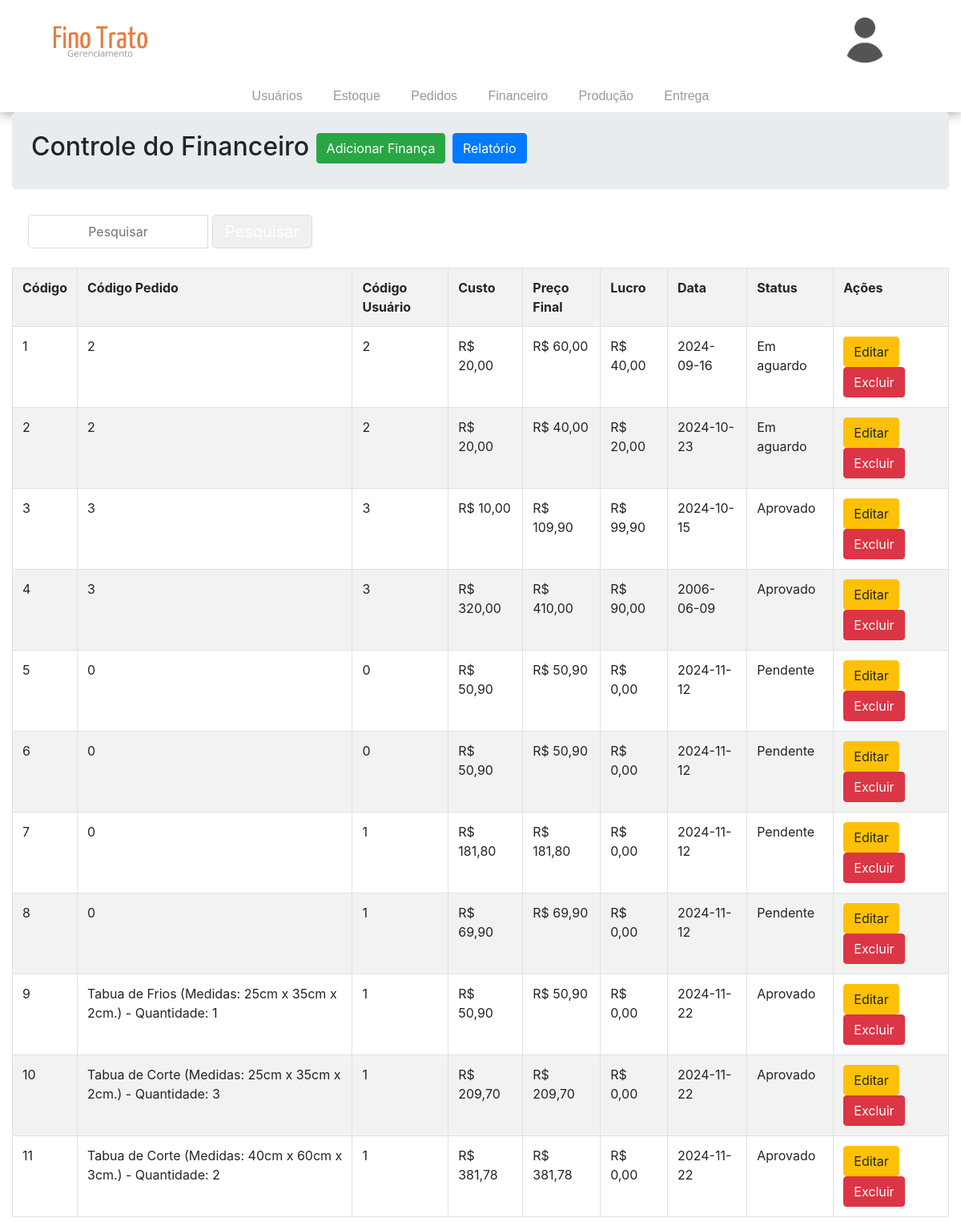
/Fino-Trato/models/financeiro.php (signed in), run on the app's committed database.
### tables this page shows
CREATE TABLE `financeiro` (
  `codigo` int(5) NOT NULL,
  `codPedido` varchar(255) NOT NULL,
  `codUsuario` int(5) NOT NULL,
  `custo` float(8,2) NOT NULL,
  `precoEnd` float(8,2) NOT NULL,
  `lucro` float(8,2) NOT NULL,
  `data` date NOT NULL,
  `status` varchar(20) NOT NULL
);

### Fino-Trato/models/financeiro.php (the view, shortened to what this page needs)
<?php
$conectar = mysqli_connect('localhost', 'root', '', 'finotrato');
$search = '';
?>
<!DOCTYPE html>
<html lang="pt-br">
<head>
    <link rel="stylesheet" type="text/css" href="style/style.css">
    <link rel="stylesheet" href="https://maxcdn.bootstrapcdn.com/bootstrap/4.0.0/css/bootstrap.min.css">
</head>
<body>
    <div class="top">
        <div class="topUp">
            <div class="leftTop">
                <div class="logo">
                    <a href="gerencia.php"><img src="img/adm_logo.png" width=150 height=75></a>
                </div>
            </div>
            <div class="middleTop"></div>
            <div class="rightTop">
                <div class="topUserImg">
                    <a href="perfil.php">
                        <img src="<?php echo isset($_SESSION['imagem']) ? $_SESSION['imagem'] : 'img/lightmdUser.png'; ?>" class="rounded-image">
                    </a>
                </div>
            </div>
        </div>
        <div class="topDown">
            <div class="navigation">
                <a href="usuarios.php">Usuários</a>
                <a href="estoque.php">Estoque</a>
                <a href="pedidos.php">Pedidos</a>
                <a href="financeiro.php">Financeiro</a>
                <a href="producao.php">Produção</a>
                <a href="entrega.php">Entrega</a>
            </div>
        </div>
    </div>
    <div class="container-fluid">
        <div class="row g-3">
            <div class="col md-12">
                <div class="jumbotron p-4">
                    <h2>Controle do Financeiro
                        <button id="addBtn" type="button" class="btn btn-success" data-toggle="modal" data-target="#myModalCadastrar">Adicionar Finança</button>
                        <a href="relatorio.php" class="btn btn-primary">Relatório</a>
                </div>
                <form method="POST" action="">
                    <div class="input-group mb-4 col-md-4">
                        <input class="form-control" name="search" id="exampleDataList" placeholder="Pesquisar" value="<?php echo htmlspecialchars($search); ?>">
                        <button type="submit" class="btn btn-info">Pesquisar</button>
                    </div>
                </form>
                <table class="table table-hover table-bordered table-striped">
                    <tr>
                        <th>Código</th>
                        <th>Código Pedido</th>
                        <th>Código Usuário</th>
                        <th>Custo</th>
                        <th>Preço Final</th>
                        <th>Lucro</th>
                        <th>Data</th>
                        <th>Status</th>
                        <th>Ações</th>
                    </tr>
                    <?php
                    $sql = "SELECT * FROM financeiro WHERE codPedido LIKE '%$search%' OR codUsuario LIKE '%$search%'OR data LIKE '%$search%'";
                    $resultado = mysqli_query($conectar, $sql);
                    while ($linha = mysqli_fetch_assoc($resultado)) {
                        echo "<tr>
                                <td>{$linha['codigo']}</td>
                                <td>{$linha['codPedido']}</td>
                                <td>{$linha['codUsuario']}</td>
                                <td>R$ " . number_format($linha['custo'], 2, ',', '.') . "</td>
                                <td>R$ " . number_format($linha['precoEnd'], 2, ',', '.') . "</td>
                                <td>R$ " . number_format($linha['precoEnd'] - $linha['custo'], 2, ',', '.') . "</td>
                                <td>{$linha['data']}</td>
                                <td>{$linha['status']}</td>
                                <td>
                                    <button class='btn btn-warning' data-toggle='modal' data-target='#myModalEditar' onclick='fillEditModal({$linha['codigo']}, {$linha['codPedido']}, {$linha['codUsuario']}, {$linha['custo']}, {$linha['precoEnd']}, \"{$linha['data']}\", \"{$linha['status']}\")'>Editar</button>
                                    <button class='btn btn-danger' data-toggle='modal' data-target='#myModalExcluir' onclick='document.getElementById(\"excluir_codigo\").value={$linha['codigo']}'>Excluir</button>
                                </td>
                            </tr>";
                    }
                    ?>
                </table>
            </div>
        </div>
    </div>
</body>
</html>

### Fino-Trato/models/style/style.css (style rules this page uses)
* { margin: 0; padding: 0; }
body { background-color: #ececec; width: 100%; font-family: Arial, sans-serif; }
.top { width: 100%; justify-content: center; display: flex; flex-direction: column; box-shadow: 0px 1px 15px rgb(153, 153, 153); background-color: rgb(255, 255, 255); }
.topUp { width: 100%; height: 100px; display: flex; text-align: center; justify-content: center; }
.topDown { width: 100%; height: 40px; display: flex; text-align: center; justify-content: center; }
.leftTop { width: 250px; display: flex; text-align: center; justify-content: center; }
.middleTop { flex: 1; display: flex; justify-content: center; align-items: center; }
.rightTop { width: 250px; display: flex; text-align: center; justify-content: center; }
.logo { width: 120px; display: flex; justify-content: center; align-items: center; }
.logo img { max-width: 100%; height: auto; }
.topUserImg { display: flex; justify-content: center; align-items: center; margin-left: 10px; margin-right: 0px; }
.navigation { width: 80%; display: flex; justify-content: center; align-items: center; }
.navigation a { font-size: 16px; display: flex; height: 30px; flex-direction: column; text-decoration: none; transition: background .3s; font-family: Arial; text-align: center; justify-content: center; margin-left: 2%; margin-right: 2%; color: #9f9797; }
.topUserImg a { text-decoration: none; color: #9f9797; }
.leftTop, .middleTop, .rightTop { display: flex; align-items: center; }
.btn-info { background-color: #007bff; border: none; font-size: 16px; padding: 10px 20px; border-radius: 5px; transition: background-color 0.3s ease; }
.btn-warning { border: none; font-size: 16px; padding: 10px 20px; border-radius: 5px; transition: background-color 0.3s ease; }
.input-group { display: flex; align-items: center; justify-content: center; width: 200px; margin: 10px 0; }
.input-group button { background-color: #f0f0f0; border: 1px solid #ddd; font-size: 20px; padding: 5px 15px; cursor: pointer; border-radius: 5px; transition: background-color 0.3s ease; }
.input-group input { width: 60px; text-align: center; border: 1px solid #ddd; font-size: 16px; margin: 0 5px; border-radius: 5px; }

### Fino-Trato/models/financeiro.php (style rules this page uses)
.middleTop { width: 500px; }
.rounded-image { border-radius: 50%; width: 60px; height: 60px; }

### data on the page
financeiro: codigo "1", codPedido "2", codUsuario "2", custo "20,00", precoEnd "60,00", $linha['precoEnd'] - $linha['custo'] "40,00", data "2024-09-16", status "Em aguardo"
financeiro: codigo "2", codPedido "2", codUsuario "2", custo "20,00", precoEnd "40,00", $linha['precoEnd'] - $linha['custo'] "20,00", data "2024-10-23", status "Em aguardo"
financeiro: codigo "3", codPedido "3", codUsuario "3", custo "10,00", precoEnd "109,90", $linha['precoEnd'] - $linha['custo'] "99,90", data "2024-10-15", status "Aprovado"
financeiro: codigo "4", codPedido "3", codUsuario "3", custo "320,00", precoEnd "410,00", $linha['precoEnd'] - $linha['custo'] "90,00", data "2006-06-09", status "Aprovado"
financeiro: codigo "5", codPedido "0", codUsuario "0", custo "50,90", precoEnd "50,90", $linha['precoEnd'] - $linha['custo'] "0,00", data "2024-11-12", status "Pendente"
financeiro: codigo "6", codPedido "0", codUsuario "0", custo "50,90", precoEnd "50,90", $linha['precoEnd'] - $linha['custo'] "0,00", data "2024-11-12", status "Pendente"
financeiro: codigo "7", codPedido "0", codUsuario "1", custo "181,80", precoEnd "181,80", $linha['precoEnd'] - $linha['custo'] "0,00", data "2024-11-12", status "Pendente"
financeiro: codigo "8", codPedido "0", codUsuario "1", custo "69,90", precoEnd "69,90", $linha['precoEnd'] - $linha['custo'] "0,00", data "2024-11-12", status "Pendente"
financeiro: codigo "9", codPedido "Tabua de Frios (Medidas: 25cm x 35cm x 2cm.) - Quantidade: 1", codUsuario "1", custo "50,90", precoEnd "50,90", $linha['precoEnd'] - $linha['custo'] "0,00", data "2024-11-22", status "Aprovado"
financeiro: codigo "10", codPedido "Tabua de Corte (Medidas: 25cm x 35cm x 2cm.) - Quantidade: 3", codUsuario "1", custo "209,70", precoEnd "209,70", $linha['precoEnd'] - $linha['custo'] "0,00", data "2024-11-22", status "Aprovado"
financeiro: codigo "11", codPedido "Tabua de Corte (Medidas: 40cm x 60cm x 3cm.) - Quantidade: 2", codUsuario "1", custo "381,78", precoEnd "381,78", $linha['precoEnd'] - $linha['custo'] "0,00", data "2024-11-22", status "Aprovado"
